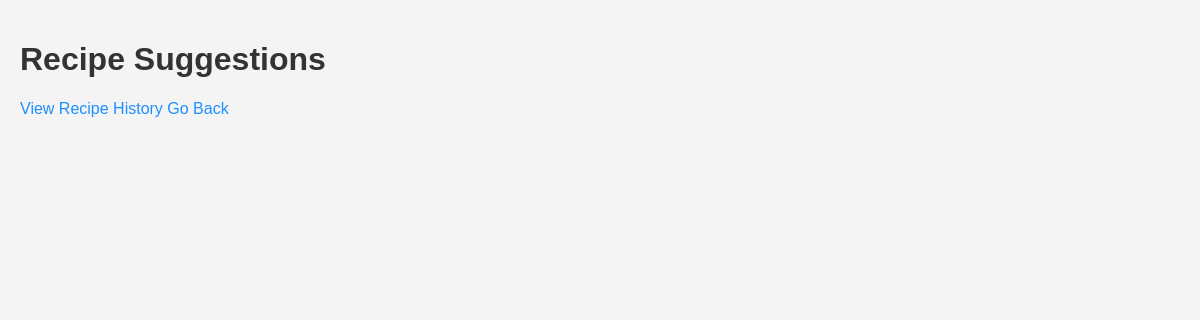
The app's page /results, older data.
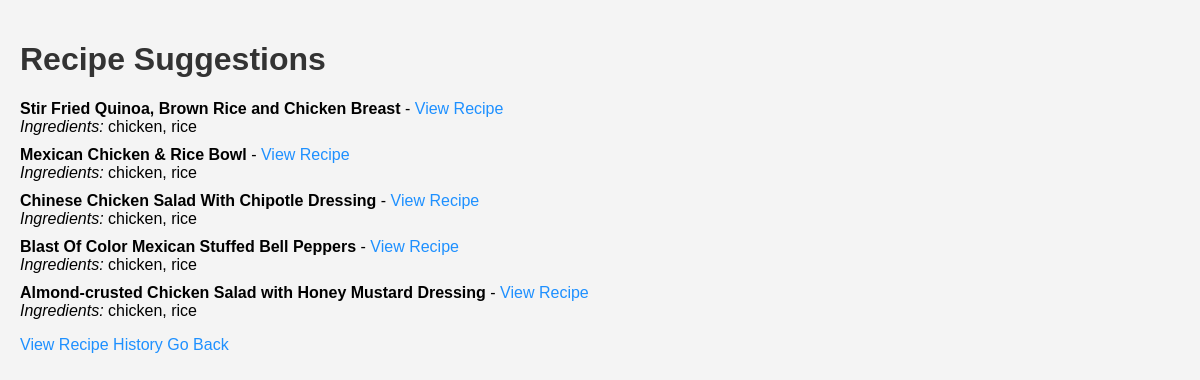
The same page, newer data.
### tables this page shows
CREATE TABLE recipes (
            id INTEGER PRIMARY KEY AUTOINCREMENT,
            title TEXT NOT NULL,
            url TEXT NOT NULL
        );

### app.py (the view)
@app.route('/results')
def results():
    recipes = db.get_recipes_with_ingredients()
    return render_template('results.html', recipes=recipes)

### db.py (called while the page is built)
def get_recipes_with_ingredients():
    conn = sqlite3.connect('recipes.db')
    c = conn.cursor()
    c.execute('''
        SELECT
            recipes.title,
            recipes.url,
            GROUP_CONCAT(DISTINCT ingredients.name)
        FROM
            recipes
            JOIN recipe_ingred ON recipes.id = recipe_ingred.recipe_id
            JOIN ingredients ON recipe_ingred.ingredient_id = ingredients.id
        GROUP BY
            recipes.id
    ''')
    recipes = [
        {
            'title': row[0],
            'url': row[1],
            'ingredients': row[2].split(',')
        }
        for row in c.fetchall()
    ]
    conn.close()
    return recipes

### templates/results.html (shortened to what this page needs)
<!DOCTYPE html>
<html lang="en">
<head>
</head>
<body>
    <h1>Recipe Suggestions</h1>
    <ul>
        {% for recipe in recipes %}
            <li>
                <strong>{{ recipe.title }}</strong> -
                <a href="{{ recipe.url }}" target="_blank">View Recipe</a>
                <br>
                <em>Ingredients:</em> {{ recipe.ingredients | join(', ') }}
            </li>
        {% endfor %}
    </ul>
    <a href="/history">View Recipe History</a>
    <a href="/">Go Back</a>
</body>
</html>

### templates/results.html (style rules this page uses)
body { font-family: Arial, sans-serif; margin: 0; padding: 20px; background-color: #f4f4f4; }
h1 { color: #333; }
ul { list-style-type: none; padding: 0; }
li { margin-bottom: 10px; }
a { color: #1e90ff; text-decoration: none; }

Row changes from the older to the newer data that the page shows:
added recipes: title "Stir Fried Quinoa, Brown Rice and Chicken Breast", ingredients "chicken, rice"
added recipes: title "Mexican Chicken & Rice Bowl", ingredients "chicken, rice"
added recipes: title "Chinese Chicken Salad With Chipotle Dressing", ingredients "chicken, rice"
added recipes: title "Blast Of Color Mexican Stuffed Bell Peppers", ingredients "chicken, rice"
added recipes: title "Almond-crusted Chicken Salad with Honey Mustard Dressing", ingredients "chicken, rice"
